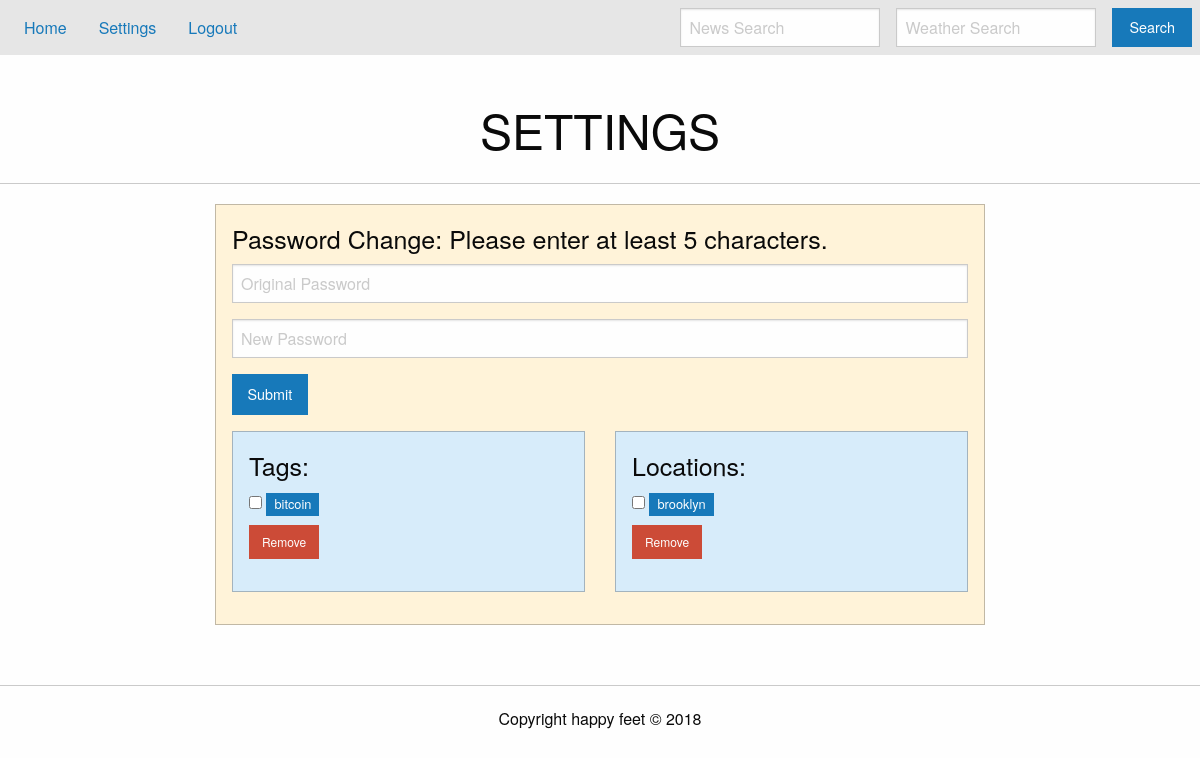
The app's page /settings (signed in), older data.
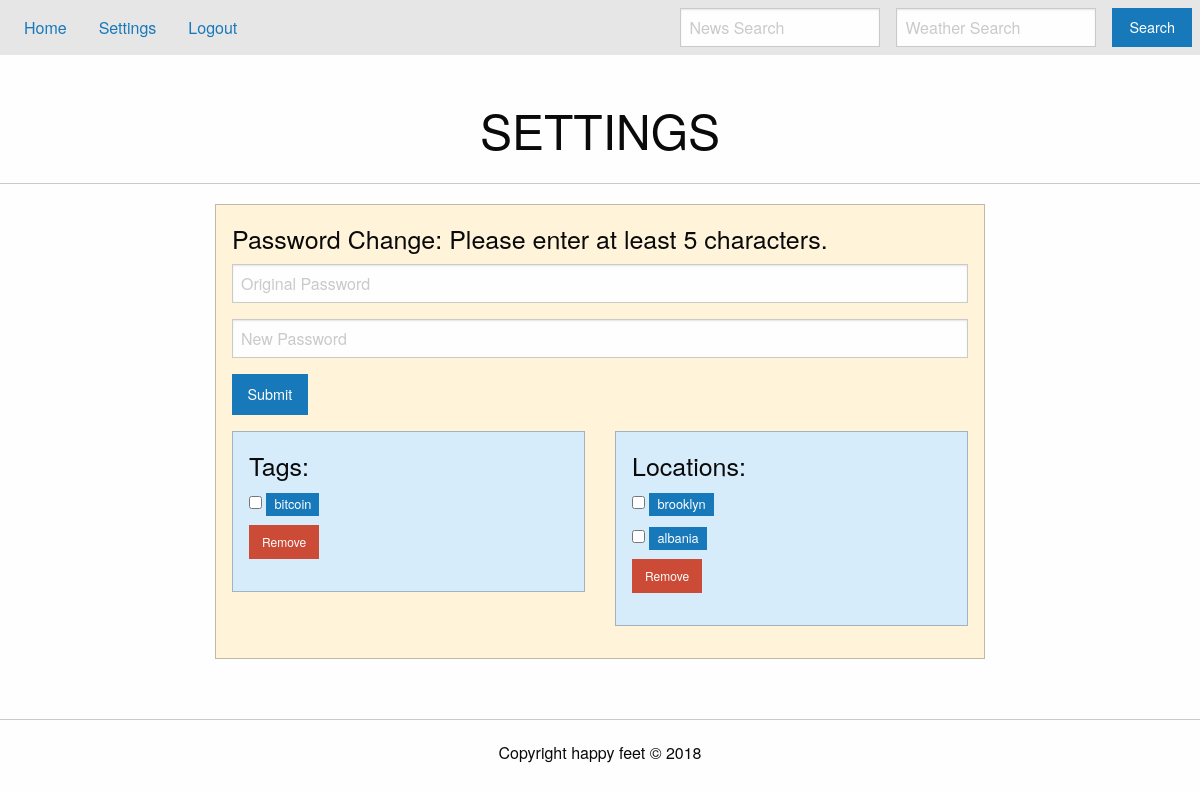
The same page, newer data.
### tables this page shows
CREATE TABLE rpeci01_tags (tag TEXT);

CREATE TABLE rpeci01_locations (location TEXT);

### app.py (the view, shortened to what this page needs)
@app.route("/settings", methods=['GET', 'POST'])
def settings():
    message = ''
    type = ''
    if 'username' in session:
        if 'rmTag' in request.args:
            for tag in request.args:
                if tag != 'rmTag':
                    user.removeTag(session['username'], tag)
            message = 'Tags are successfully removed.'
            type = 'success'
        if 'rmLoc' in request.args:
            for loc in request.args:
                if loc != 'rmLoc':
                    user.removeLoc(session['username'], loc)
            message = 'Locations are successfully removed.'
            type = 'success'
        session['stats'] = user.getStats(session['username'])
        return render_template("settings.html", li = True, m = message, t = type, s = session['stats'])
    else:
        flash("You must be logged in to see that page.")
        return redirect(url_for('login'))

### util/user.py (called while the page is built)
def getTags(usr):
    db = sqlite3.connect(DB_FILE)
    c = db.cursor()
    data = c.execute("SELECT * FROM " + usr + "_tags")
    l = [];
    for row in data:
        l.append(row[0])
    db.close()
    return l

def getLocations(usr):
    db = sqlite3.connect(DB_FILE)
    c = db.cursor()
    data = c.execute("SELECT * FROM " + usr + "_locations")
    l = [];
    for row in data:
        l.append(row[0])
    db.close()
    return l

def getStats(usr):
    db = sqlite3.connect(DB_FILE)
    c = db.cursor()
    data = c.execute("SELECT * FROM users")
    d = {}
    for row in data:
        if usr == row[0]:
            d['password'] = row[1]
            d['question'] = row[2]
            d['answer'] = row[3]
            d['tags'] = getTags(usr)
            d['locations'] = getLocations(usr)
            db.close()
            return d

### templates/settings.html (shortened to what this page needs)
{% extends "base.html" %}
{% block content %}
<br><br><br><br>
<h1 align="center"> SETTINGS </h1>
<hr>
<div class="grid-x grid-padding-x">
  <div class="small-2 cell"></div>
  <div class="large-8 cell">
    <div class="warning callout">
      <h4>Password Change: Please enter at least 5 characters.</h4>
      <form action = "/settings" method = "POST">
        <input type = "password" name = "oldPass" placeholder="Original Password">
        <input type = "password" name = "newPass" placeholder="New Password">
        <button type="submit" class="button" name="sub">Submit</button>
      </form>
      <div class="grid-x grid-padding-x">
        <div class="medium-6 cell">
          <div class="primary callout">
            <h4>Tags:</h4>
              <form action="/settings" method="GET">
              {% for tag in s['tags']%}
                  <input type="checkbox" name="{{tag}}">
                    <span class="label">{{tag}}</span>
                <br>
              {% endfor %}
              <button class="small alert button" type="submit" name="rmTag">Remove</button>
              </form>
          </div>
        </div>
        <div class="medium-6 cell">
          <div class="primary callout">
            <h4>Locations:</h4>
              <form action="/settings" method="GET">
              {% for loc in s['locations']%}
                  <input type="checkbox" name="{{loc}}">
                    <span class="label">{{loc}}</span>
                <br>
              {% endfor %}
              <button class="small alert button" type="submit" name="rmLoc">Remove</button>
              </form>
          </div>
        </div>
      </div>
    </div>
  </div>
  <div class="small-2 cell"></div>
</div>
{% endblock %}

### templates/base.html (shortened to what this page needs)
<!DOCTYPE html>
<html>
  <head>
    <link rel="stylesheet" type="text/css" href="https://cdnjs.cloudflare.com/ajax/libs/foundation/6.5.0/css/foundation.css">
  </head>
   <body>
     <div class="top-bar is-at-top">
       <div class="top-bar-left">
         <ul class="menu">
           <a href="/">Home</a>
           {% if li %}
	   <li>
             <a href="/settings">Settings</a>
           </li>
           <li>
             <a href="/logout">Logout</a>
           </li>
           {% endif %}
         </ul>
       </div>
       <div class="top-bar-right">
         <form action="/" method="GET">
           <ul class="menu">
             <li>
               <input type="text" name="search" placeholder="News Search">
             </li>
             <li>
               <input type="text" name="searchLoc" placeholder="Weather Search">
             </li>
             <li>
               <button type="submit" class="button" name="search">Search</button>
             </li>
           </ul>
         </form>
       </div>
     </div>
     {% block content %}
    {% endblock %}
    {% block footer %}
    <br><hr>
    <p align="center">Copyright happy feet &copy 2018</p>
    {% endblock %}
   </body>
</html>

### templates/base.html (style rules this page uses)
.top-bar { width: 100%; position: fixed; z-index: 1; }

Row changes from the older to the newer data that the page shows:
added rpeci01_locations: location "albania"
